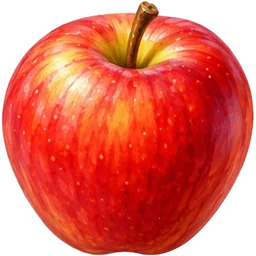
#> input picture items/apple.webp, 256 x 256 px
$ python split.py ../items/apple.webp ../items/banana.webp 5 5
#> lines starting #> are read from the running program, lines starting #| are printed output that depends on the picture; after the words box and inside, x2 and y2 are one past the last pixel; in counts of white or black regions, pixels touching at a corner belong together
### scripts/cutout.py
#!/usr/bin/env python3
"""Tách nền trắng của ảnh AI vẽ -> PNG nền trong suốt, cắt sát hình, thu nhỏ.

Cách dùng: python3 scripts/cutout.py <ảnh vào hoặc URL> <tên ra> [cạnh tối đa] [ngưỡng] [holes]
Kết quả: public/sprites/<tên ra>.webp
"""
import io, sys, urllib.request
from collections import deque
import numpy as np
from PIL import Image, ImageFilter


def cut(img, thr=222, holes=False):
    """Ảnh RGB nền trắng -> ảnh RGBA đã bỏ nền và cắt sát hình."""
    a = np.asarray(img).astype(np.int16)
    h, w, _ = a.shape

    # Điểm "giống nền": sáng và gần như không màu
    mx, mn = a.max(axis=2), a.min(axis=2)
    bgish = (mn > thr) & ((mx - mn) < (26 if thr <= 222 else 12))

    # Loang từ mép ảnh qua các điểm giống nền (giữ lại phần trắng nằm bên trong hình, vd. mây, tường trắng)
    bg = np.zeros((h, w), bool)
    q = deque()
    for x in range(w):
        for y in (0, h - 1):
            if bgish[y, x] and not bg[y, x]: bg[y, x] = True; q.append((y, x))
    for y in range(h):
        for x in (0, w - 1):
            if bgish[y, x] and not bg[y, x]: bg[y, x] = True; q.append((y, x))
    while q:
        y, x = q.popleft()
        for dy, dx in ((1, 0), (-1, 0), (0, 1), (0, -1)):
            ny, nx = y + dy, x + dx
            if 0 <= ny < h and 0 <= nx < w and not bg[ny, nx] and bgish[ny, nx]:
                bg[ny, nx] = True; q.append((ny, nx))

    # Tuỳ chọn 'holes': xoá cả khe trắng bị bao kín (vd. giữa các nhánh cây) nếu đủ lớn và rất trắng
    if holes:
        white = (mn > 240) & ((mx - mn) < 12) & ~bg
        seen = np.zeros((h, w), bool)
        for sy, sx in zip(*np.nonzero(white)):
            if seen[sy, sx]: continue
            comp = []; dq = deque([(sy, sx)]); seen[sy, sx] = True
            while dq:
                y, x = dq.popleft(); comp.append((y, x))
                for dy, dx in ((1, 0), (-1, 0), (0, 1), (0, -1)):
                    ny, nx = y + dy, x + dx
                    if 0 <= ny < h and 0 <= nx < w and white[ny, nx] and not seen[ny, nx]:
                        seen[ny, nx] = True; dq.append((ny, nx))
            if len(comp) > 250:
                for y, x in comp: bg[y, x] = True

    alpha = np.where(bg, 0, 255).astype(np.uint8)
    # Mép mềm: làm mờ nhẹ kênh alpha rồi siết lại để không lem viền trắng
    am = Image.fromarray(alpha).filter(ImageFilter.GaussianBlur(1.2))
    alpha = np.asarray(am).astype(np.float32)
    alpha = np.clip((alpha - 60) * (255 / 150), 0, 255).astype(np.uint8)

    out = Image.fromarray(np.dstack([np.asarray(img), alpha]), 'RGBA')
    bbox = out.getbbox()
    return out.crop(bbox) if bbox else out


def save(out, name, max_side=512, folder='sprites', square=False):
    out.thumbnail((max_side, max_side), Image.LANCZOS)
    if square:  # biểu tượng: đặt giữa khung vuông trong suốt
        s = max(out.size); sq = Image.new('RGBA', (s, s), (0, 0, 0, 0))
        sq.alpha_composite(out, ((s - out.width) // 2, (s - out.height) // 2)); out = sq
    dst = f'public/{folder}/{name}.webp'
    # WebP nén có kênh trong suốt giữ nguyên: nhẹ hơn PNG ~6 lần, nhìn không khác
    out.save(dst, 'WEBP', quality=88, alpha_quality=100, method=6)
    print(dst, out.size)


def load(src):
#> called with src = '../items/apple.webp'
    data = urllib.request.urlopen(src).read() if src.startswith('http') else open(src, 'rb').read()
    return Image.open(io.BytesIO(data)).convert('RGB')
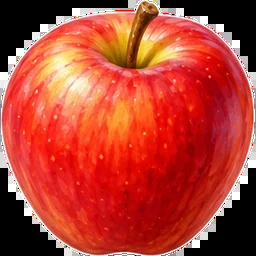
#> returned value: PIL image 256x256 RGB; mean R, G, B 180.2, 63.8, 49.2


# [6 lines that do not run on import are left out]

### scripts/split.py
#!/usr/bin/env python3
"""Cắt một ảnh lưới (nhiều món vẽ chung, nền trắng) thành từng hình riêng.

Cách dùng: python3 scripts/split.py <ảnh vào> <tên1,tên2,...> [cạnh tối đa] [ngưỡng] [holes]
Tên xếp theo thứ tự đọc (trái sang phải, trên xuống dưới); dùng '-' để bỏ qua một món.
Mỗi món lưu thành public/sprites/<tên>.webp; thêm 'icons' để lưu biểu tượng vuông vào public/items/
"""
import os, sys
import numpy as np
from scipy import ndimage
sys.path.insert(0, os.path.dirname(os.path.abspath(__file__)))
from cutout import cut, save, load


src, names = sys.argv[1], sys.argv[2].split(',')
max_side = int(sys.argv[3]) if len(sys.argv) > 3 else 512
thr = int(sys.argv[4]) if len(sys.argv) > 4 else 222
holes = 'holes' in sys.argv[5:]
icons = 'icons' in sys.argv[5:]

img = load(src)
a = np.asarray(img).astype(np.int16)
h, w, _ = a.shape
#> h = 256; w = 256
mx, mn = a.max(axis=2), a.min(axis=2)
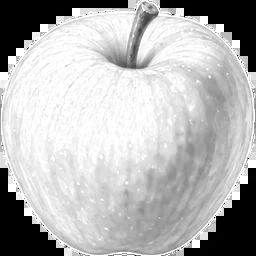
#> mx: shape (256, 256) int16; min 0, max 255, mean 180.3
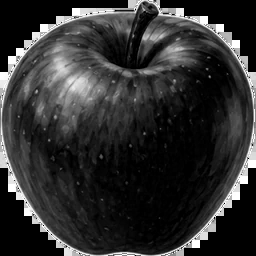
#> mn: shape (256, 256) int16; min 0, max 255, mean 47.9
fg = ~((mn > 236) & ((mx - mn) < 14))  # điểm có màu = thuộc một món nào đó
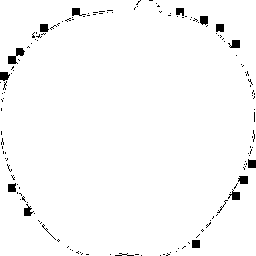
#> fg: shape (256, 256) bool; 97.8% white; 145 black regions (128 under 20 px), largest, box (x1, y1, x2, y2) and area: (8, 48, 25, 64) 126, (228, 189, 240, 200) 75, (228, 40, 240, 48) 72

# Mỗi món là một mảng màu liền khối (các món không chạm nhau)
lab, n = ndimage.label(ndimage.binary_dilation(fg, iterations=3))
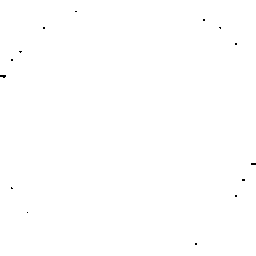
#> lab: shape (256, 256) int32; values 0 (black) and 1 (white), 99.9% white; black in thin lines or dots
#> n = 1
objs = ndimage.find_objects(lab)
#> objs = 1 item
sizes = ndimage.sum(np.ones_like(lab), lab, range(1, n + 1))
#> sizes = [65469]
comps = [[sl[1].start, sl[0].start, sl[1].stop, sl[0].stop, a] for sl, a in zip(objs, sizes)]
#> comps = [[0, 0, 256, 256, 65469]]
# mảng quá nhỏ (dây câu, giọt nước, tia lấp lánh) gộp vào món gần nhất
big = max(c[4] for c in comps)
#> big = 65469
main = [c for c in comps if c[4] >= big * 0.04]
#> main = [[0, 0, 256, 256, 65469]]
# mảng nằm trọn trong khung của món khác (vd. phần cùi trắng giữa nửa trái dừa) là một phần của món đó
inside = lambda c, m: c is not m and m[0] <= c[0] and m[1] <= c[1] and c[2] <= m[2] and c[3] <= m[3]
main = [c for c in main if not any(inside(c, m) for m in main)]
for c in comps:
    if c in main: continue
    cx, cy = (c[0] + c[2]) / 2, (c[1] + c[3]) / 2
    def dist(m): return max(m[0] - cx, 0, cx - m[2]) + max(m[1] - cy, 0, cy - m[3])
    m = min(main, key=dist)
    m[0], m[1], m[2], m[3] = min(m[0], c[0]), min(m[1], c[1]), max(m[2], c[2]), max(m[3], c[3])
#> this loop made 1 pass
# thứ tự đọc: gom theo hàng (tâm dọc gần nhau), rồi trái sang phải
main.sort(key=lambda m: (m[1] + m[3]) / 2)
medh = sorted(m[3] - m[1] for m in main)[len(main) // 2]
#> medh = 256
rows = []
for m in main:
    cy = (m[1] + m[3]) / 2
    if rows and cy - rows[-1][0] < medh * 0.5: rows[-1][1].append(m)
    else: rows.append([cy, [m]])
#> this loop made 1 pass
#> (m, cy) on pass 1: ([0, 0, 256, 256, 65469], 128)
#> after the loop, rows = 1 item
boxes = [tuple(m[:4]) for _, r in rows for m in sorted(r, key=lambda m: m[0])]
#> boxes = [(0, 0, 256, 256)]

if len(boxes) != len(names):
    print(f'Tìm thấy {len(boxes)} món nhưng có {len(names)} tên:', boxes)
    sys.exit(1)

pad = 12
for (x0, y0, x1, y1), name in zip(boxes, names):
    if name == '-': continue
    crop = img.crop((max(0, x0 - pad), max(0, y0 - pad), min(w, x1 + pad), min(h, y1 + pad)))
    save(cut(crop, thr, holes), name, max_side, 'items' if icons else 'sprites', icons)
#> this loop made 1 pass
#> (x0, y0, x1, y1, name, h in cut, w in cut) on pass 1: (0, 0, 256, 256, '../items/banana.webp', 256, 256)
#| public/sprites/../items/banana.webp.webp (5, 5)
#> pass 1, in cut, `bgish = (mn > thr) & ((mx - mn) < (26 if thr <= 222 else 12))`:
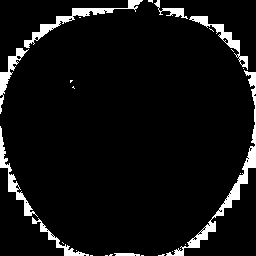
#> bgish: shape (256, 256) bool; 6.2% white; 25 white regions (17 under 20 px), largest, box (x1, y1, x2, y2) and area: (166, 70, 256, 256) 1263, (24, 0, 143, 48) 748, (0, 126, 38, 217) 525
#> pass 1, in cut, `alpha = np.clip((alpha - 60) * (255 / 150), 0, 255).astype(np.uint8)`:
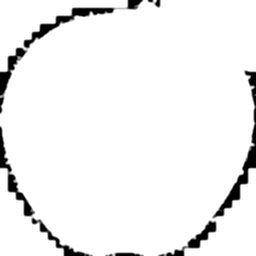
#> alpha: shape (256, 256); min 0, max 255, mean 241.6
